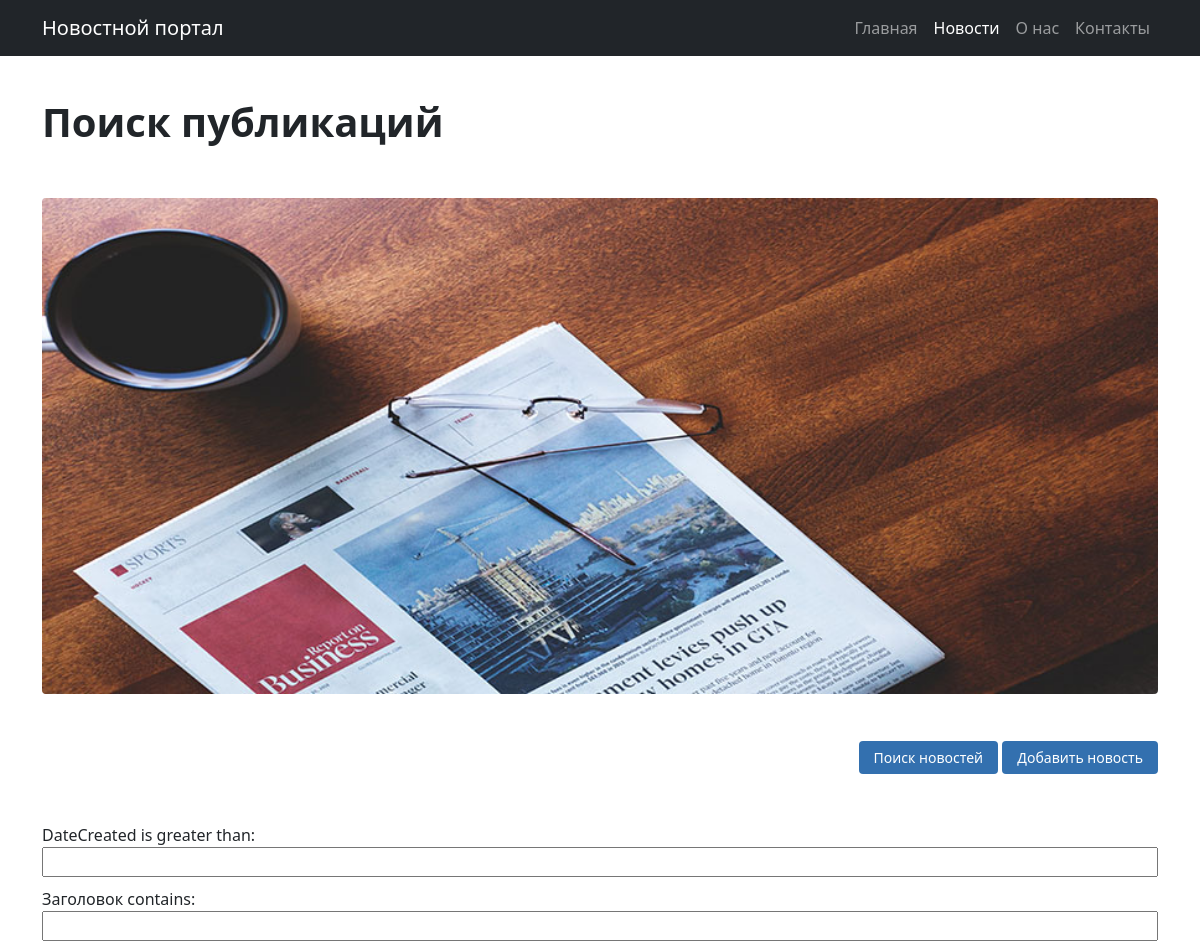
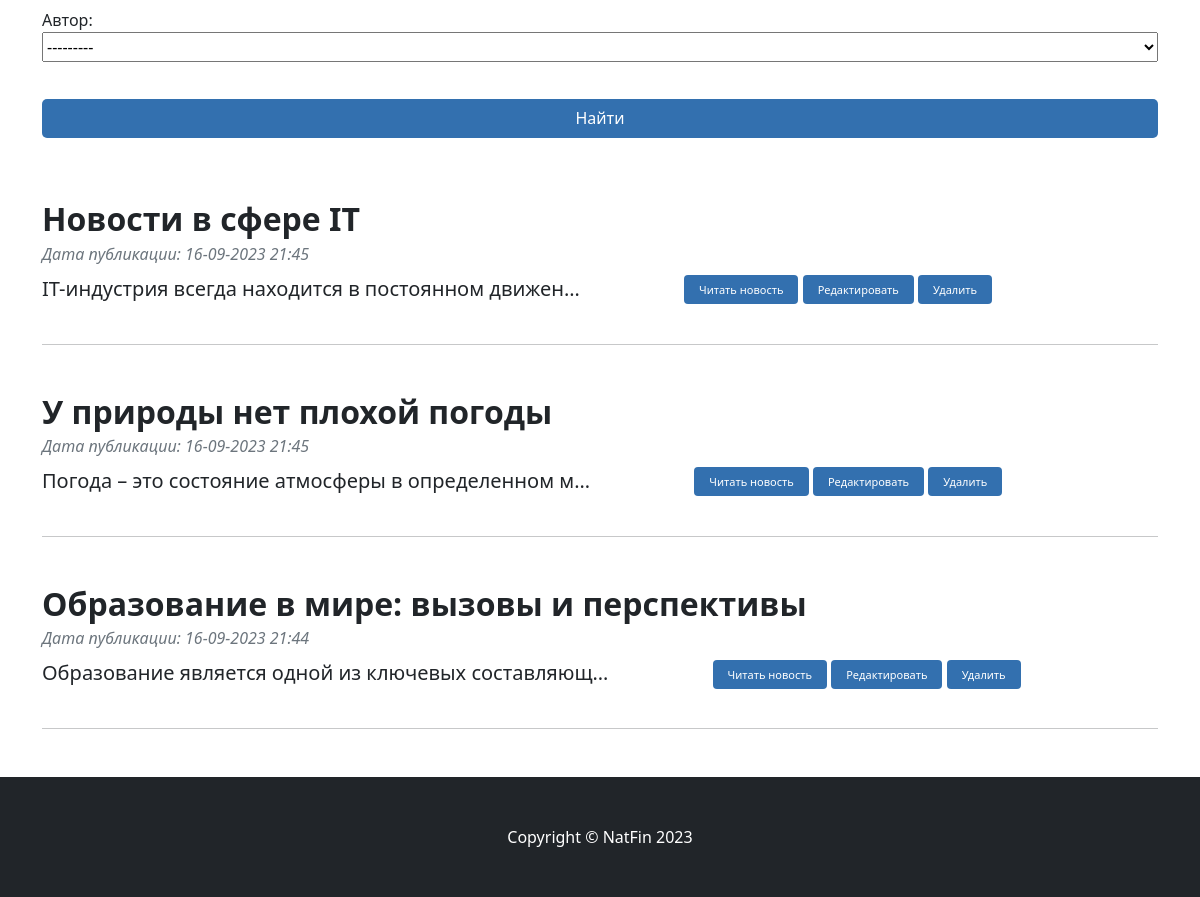
The app's page /news/search/ with its own data (2 pictures, top to bottom).
### news/models.py (models this page shows, shortened)
class Post(models.Model):
    authorArticle = models.ForeignKey(Author, on_delete=models.CASCADE, verbose_name="Автор")
    news = 'NW'
    article = 'AR'
    CATEGORY_CHOICES = (
        (news, 'Новость'),
        (article, 'Статья'),
    )
    categoryType = models.CharField(max_length=2, choices=CATEGORY_CHOICES, default=article, verbose_name="Категория")
    dateCreated = models.DateTimeField(auto_now_add=True)
    postCategory = models.ManyToManyField(Category, through='PostCategory')
    title = models.CharField(max_length=128, unique=True, verbose_name="Заголовок")
    text = models.TextField(verbose_name="Текст поста")
    rating = models.SmallIntegerField(default=0, verbose_name="Рейтинг поста")

### news/views.py (the view)
# urls.py: path('news/search/', PostsSearch.as_view(), name='search'),
class PostsSearch(ListView):
    model = Post
    template_name = 'search.html'
    context_object_name = 'filter'
    queryset = Post.objects.order_by('-id')
    def get_context_data(self, **kwargs):
        context = super().get_context_data(**kwargs)
        context['filter'] = PostFilter(self.request.GET, queryset=self.get_queryset())
        return context

### news/templatetags/custom_filters.py (called while the page is built)
@register.filter(name='censor')
def censor(value, arg):
    censorList = ['жопа', 'срака', 'сраный', 'бля', 'говно', 'сука', ]
    vEdit = value
    result = ''
    for word in censorList:
        vTemp = vEdit.lower().replace(word, arg * len(word))
        vEdit = vTemp
    for i in range(0, len(value)):
        if (value[i] != vEdit[i]):
            result += vEdit[i].upper()
        else:
            result += vEdit[i]
    return result

### news/templates/search.html (shortened to what this page needs)
<!DOCTYPE html>
{% extends 'flatpages/default.html' %}
{% load static %}
{% load custom_filters %}
{% block idpage %}news{% endblock %}
{% block header %}
Поиск публикаций
{% endblock %}
{% block count %}
<br>
{% endblock %}
{% block image %}
{% static 'assets/new.jpg' %}
{% endblock %}
{% block form %}
<form method="GET" name="search">
    {{ filter.form }}
    <input class="btn-btn" type="submit" value="Найти">
</form>
{% endblock %}
{% block content %}
{% for post in filter.qs %}
<h2 class="fw-bolder mb-4 mt-5 news-header">{{ post.title|censor:'*' }}</h2>
    <p class="text-muted fst-italic mb-2">Дата публикации: {{ post.dateCreated|date:'d-m-Y H:i' }}</p>
    <div class="post-box">
        <p class="fs-5 mb-4 post-text">{{ post.text|censor:'*'|truncatechars:50 }}</p>
        <p class="block-btn"><a class="btn btn-text" href="{% url 'post' post.pk %}">Читать новость</a></p>
        <p class="block-btn"><a class="btn btn-text" href="{% url 'edit' post.pk %}">Редактировать</a></p>
        <p class="block-btn"><a class="btn btn-text" href="{% url 'delete' post.pk %}">Удалить</a></p>
        <hr>
    </div>
{% endfor %}
{% endblock %}

### news/templates/flatpages/default.html (shortened to what this page needs)
<!DOCTYPE html>
{% load static %}
<html lang="ru">
<head>
    <link href="{% static 'css/styles.css' %}" rel="stylesheet" />
    <link href="{% static 'css/mystyles.css' %}" rel="stylesheet" />
</head>
<body data-id-page="{% block idpage %}{% endblock %}">
    <div class="wrapper">
        <nav class="navbar navbar-expand-lg navbar-dark bg-dark">
            <div class="container">
                <a class="navbar-brand" href="{% url 'home' %}">Новостной портал</a>
                <div class="collapse navbar-collapse" id="navbarSupportedContent">
                    <ul class="navbar-nav ms-auto mb-2 mb-lg-0">
                        <li class="nav-item"><a class="nav-link" href="{% url 'home' %}" data-id-nav="home">Главная</a></li>
                        <li class="nav-item"><a class="nav-link" href="/news/" data-id-nav="news">Новости</a></li>
                        <li class="nav-item"><a class="nav-link" href="/about/" data-id-nav="about">О нас</a></li>
                        <li class="nav-item"><a class="nav-link" href="/contacts/" data-id-nav="contacts">Контакты</a></li>
                    </ul>
                </div>
            </div>
        </nav>
         <div class="container mt-5">
            <div class="row">
                <div class="col-lg-8 row-widht">
                    <article>
                        <header class="mb-4 header-hr">
                            <h1 class="fw-bolder mb-1">{% block header %}{% endblock %}</h1>
                            <div class="text-muted fst-italic mb-2">{% block count %}{% endblock %}</div>
                        </header>
                        <figure class="mb-4"><img class="img-fluid rounded" src="{% block image %}{% endblock image %}"
                                alt="..." /></figure>
                        <section class="mb-5 post-content">
                            <div class="btn-box">
                                <a class="mb-4 btn search-btn" href="{% url 'search' %}">Поиск новостей</a>
                                <a class="mb-4 btn add-btn" href="{% url 'add' %}">Добавить новость</a>
                            </div>
                            {% block form %}{% endblock %}
                            {% block content %}{% endblock %}
                        </section>
                    </article>
                </div>
            </div>
        </div>
        <footer class="py-5 bg-dark footer">
            <div class="container">
                <p class="m-0 text-center text-white">Copyright &copy; NatFin 2023</p>
            </div>
        </footer>
    </div>
</body>
</html>

### news/static/css/mystyles.css (style rules this page uses)
html, body { height: 100%; }
.wrapper { display: flex; flex-direction: column; min-height: 100%; }
.navbar { position: fixed; width: 100%; }
.container { flex: 1 0 auto; }
.row { padding-top: 50px; }
.footer { flex: 0 0 auto; }
.row-widht, img { width: 100%; }
.nav-item a.active { color: #fff; }
.btn-box { text-align: right; margin-top: 50px; margin-bottom: 50px; }
.btn { height: 36px; border-radius: 0.25rem; color: #fff; background-color: #3370af; padding-left: 14px; padding-right: 14px; font-size: 14px; display: unset; }
.post-content p { font-size: 20px !important; }
.post-box p { display: inline-block !important; }
.post-text { min-width: 498px; margin-right: 100px; }
.btn-text { font-size: 11px; }
.search-btn { margin-top: 24px; margin-bottom: 10px !important; }
.text-muted.fst-italic.mb-2 { font-size: 16px !important; }
form { padding: 5px 0; margin-bottom: 24px; }
input, select { width: 100%; height: 30px; margin-bottom: 10px; }
input[type="submit"] { margin-right: 5px; }
.btn-btn { height: 39px; margin-top: 27px; margin-bottom: 9px; color: #fff; background-color: #3370af; padding: 0.31em 0.65em 0.35em 0.65em; border: none; border-radius: 5px; display: inline-block; }
.news-header { margin-bottom: 3px !important; }

### records on screen
Post: title|censor "Новости в сфере IT", dateCreated "16-09-2023 21:45", text|censor "IT-индустрия всегда находится в постоянном движен…"
Post: title|censor "У природы нет плохой погоды", dateCreated "16-09-2023 21:45", text|censor "Погода – это состояние атмосферы в определенном м…"
Post: title|censor "Образование в мире: вызовы и перспективы", dateCreated "16-09-2023 21:44", text|censor "Образование является одной из ключевых составляющ…"
